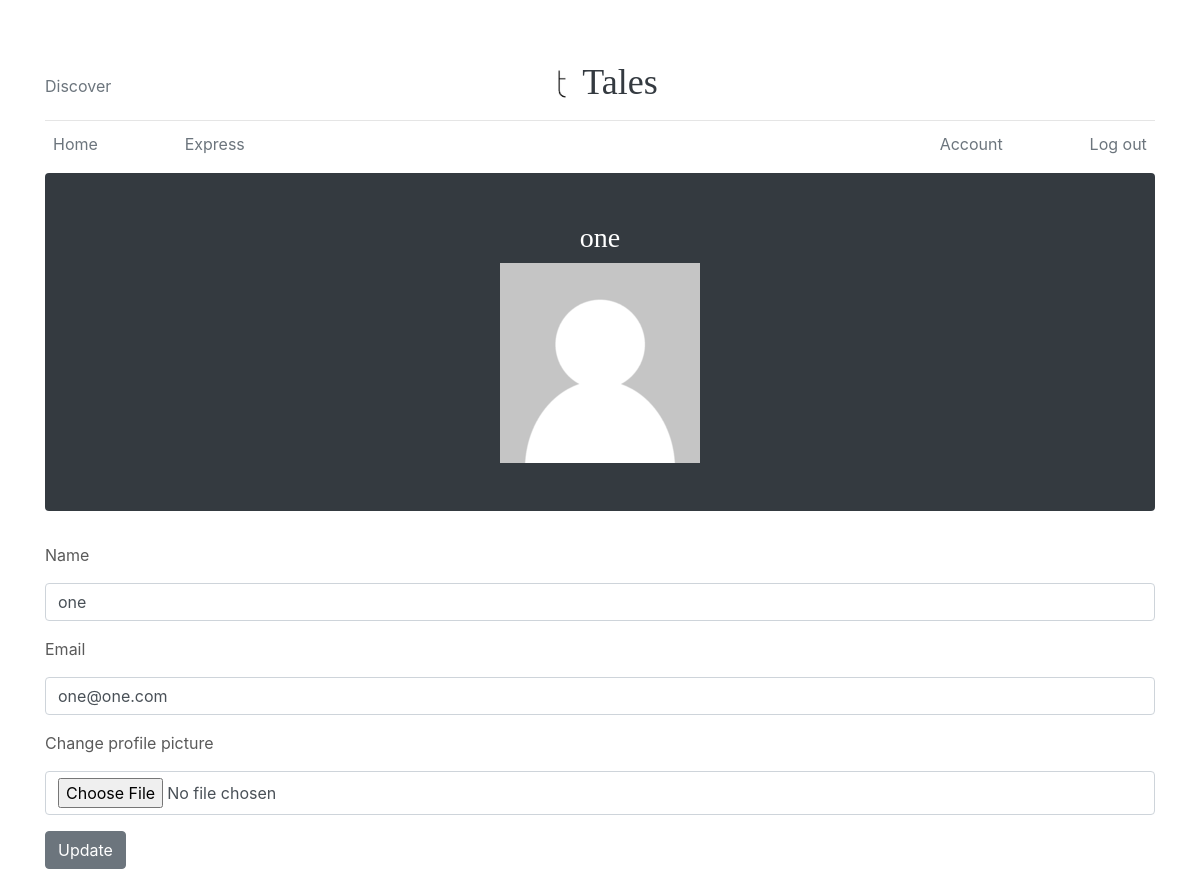
/account (signed in), run on the app's committed database.
### talesBlogging/models.py (models this page shows, shortened)
class User(db.Model, UserMixin):
    __tablename__ = "users"
    id = db.Column(db.Integer, primary_key=True)
    profileImage = db.Column(db.String(64), nullable=False, default="defaultProfile.png")
    email = db.Column(db.String(64), unique=True, index=True)
    username = db.Column(db.String(64), unique=True, index=True)
    passwordHash = db.Column(db.String(128))
    posts = db.relationship("BlogPost", backref="author", lazy=True)

### talesBlogging/users/views.py (the view)
@users.route("/account", methods=["GET", "POST"])
@login_required
def account():
    form = UpdateUserForm()
    if form.validate_on_submit():
        if form.picture.data:
            username = current_user.username
            pic = addProfilePic(form.picture.data, username)
            current_user.profileImage = pic
        current_user.username = form.username.data
        current_user.email = form.email.data
        db.session.commit()
        return redirect(url_for("users.account"))
    elif request.method == "GET":
        form.username.data = current_user.username
        form.email.data = current_user.email
    profileImage = url_for("static", filename="profilePics/" + current_user.profileImage)
    return render_template("account.html", profileImage=profileImage, form=form)

### talesBlogging/users/forms.py (shortened to what this page needs)
class UpdateUserForm(FlaskForm):
    email = StringField("Email", validators=[DataRequired(), Email()])
    username = StringField("Name", validators=[DataRequired()])
    picture = FileField("Change profile picture", validators=[FileAllowed(["jpg", "png"])]) #Only jpg and png files allowed
    submit = SubmitField("Update")

### talesBlogging/models.py (called while the page is built)
@loginManager.user_loader
def loadUser(userId):
    return User.query.get(userId)

### talesBlogging/templates/account.html (shortened to what this page needs)
{% extends "base.html" %}
{% block content %}
  <div class="container">
    <div class="jumbotron p-3 p-md-5 text-white rounded bg-dark">
      <div align="center">
        <h3>{{current_user.username}}</h3>
        <img src="{{url_for("static", filename="profilePics/" + current_user.profileImage)}}" align="center">
      </div>
    </div>
  </div>
  <div class="container">
    <form action="" method="POST" enctype="multipart/form-data">
      <div class="form-group">
        {{form.username.label(class="form-group")}} {{form.username(class="form-control")}}
      </div>
      <div class="form-group">
        {{form.email.label(class="form-group")}} {{form.email(class="form-control")}}
      </div>
      <div class="form-group">
        {{form.picture.label(class="form-group")}} {{form.picture(class="form-control")}}
      </div>
      <div class="form-group">
        {{form.submit(class="btn btn-secondary")}}
      </div>
    </form>
  </div>
{% endblock %}

### talesBlogging/static/blog.css (style rules this page uses)
h1, h2, h3, h4, h5, h6 { font-family: "Playfair Display", Georgia, "Times New Roman", serif; }

### talesBlogging/static/carousel.css (style rules this page uses)
body { padding-top: 3rem; padding-bottom: 3rem; color: #5a5a5a; }

### data on the page
User: username "one", profileImage (placeholder picture), email "one@one.com"
